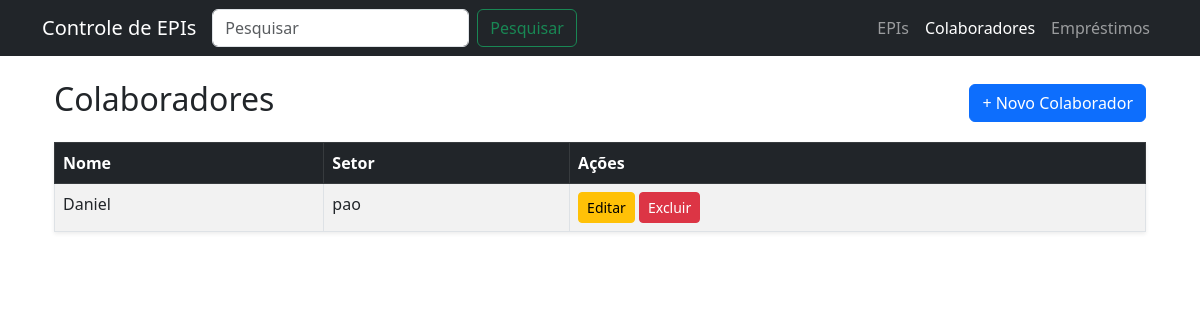
/colaboradores/, run on an earlier commit of the app's database.
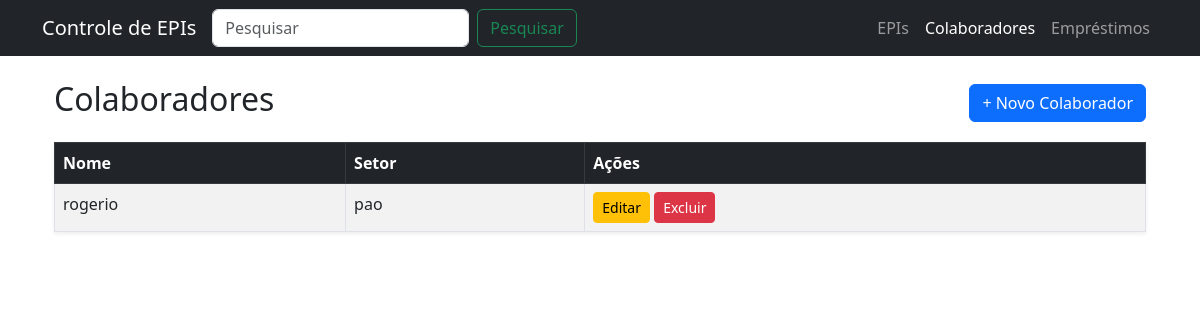
And on a later commit of the database.
### app_cad_usuarios/models.py (models this page shows, shortened)
class Colaborador(models.Model):
    nome = models.CharField(max_length=100)
    setor = models.CharField(max_length=100)
    cargo = models.CharField(max_length=100, blank=True)

### app_cad_usuarios/views.py (the view)
# urls.py: path('colaboradores/', views.lista_colaboradores, name='lista_colaboradores'),
def lista_colaboradores(request):
    q = request.GET.get('q')
    if q:
        colaboradores = Colaborador.objects.filter(nome__icontains=q)
    else:
        colaboradores = Colaborador.objects.all()
    return render(request, 'colaboradores/lista.html', {'colaboradores': colaboradores})

### app_cad_usuarios/templates/colaboradores/lista.html (shortened to what this page needs)
{% extends 'base.html' %}
{% block content %}
<div class="container mt-4">
  <div class="d-flex justify-content-between align-items-center mb-3">
    <h2>Colaboradores</h2>
    <a href="{% url 'criar_colaborador' %}" class="btn btn-primary">+ Novo Colaborador</a>
  </div>
  {% if colaboradores %}
  <table class="table table-striped table-bordered shadow-sm">
    <thead class="table-dark">
      <tr>
        <th>Nome</th>
        <th>Setor</th>
        <th>Ações</th>
      </tr>
    </thead>
    <tbody>
      {% for colaborador in colaboradores %}
      <tr>
        <td>{{ colaborador.nome }}</td>
        <td>{{ colaborador.setor }}</td>
        <td>
          <a href="{% url 'editar_colaborador' colaborador.id %}" class="btn btn-sm btn-warning">Editar</a>
          <a href="{% url 'deletar_colaborador' colaborador.id %}" class="btn btn-sm btn-danger">Excluir</a>
        </td>
      </tr>
      {% endfor %}
    </tbody>
  </table>
  {% else %}
  <div class="alert alert-info text-center">
    Nenhum colaborador cadastrado ainda.
  </div>
  {% endif %}
</div>
{% endblock %}

What changed in the data, as far as the page shows it:
changed Colaborador "pao": nome "Daniel" → "rogerio"
